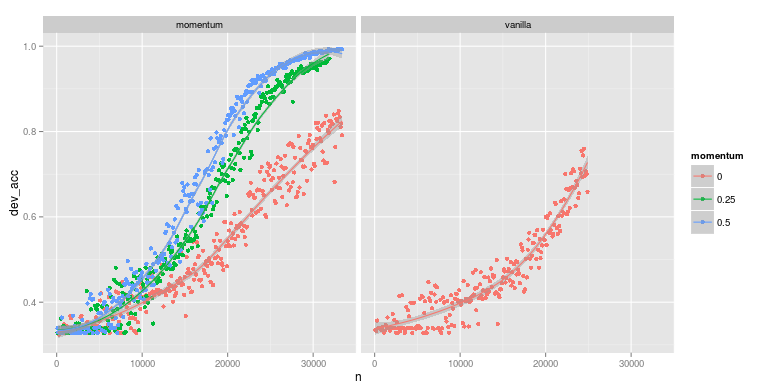

Here is the R script that generated this plot:
library(ggplot2)
library(reshape)
setwd("~/dev/snli_nn")

df = read.delim("out.tsv")
df$n = df$n_egs_trained
df$momentum = as.factor(df$momentum)
summary(df)

ggplot(df, aes(n, dev_acc)) + 
  geom_point(aes(color=momentum)) + 
  geom_smooth(aes(color=momentum)) + 
  facet_grid(~update_fn)
  
#ylim(0, 1)
